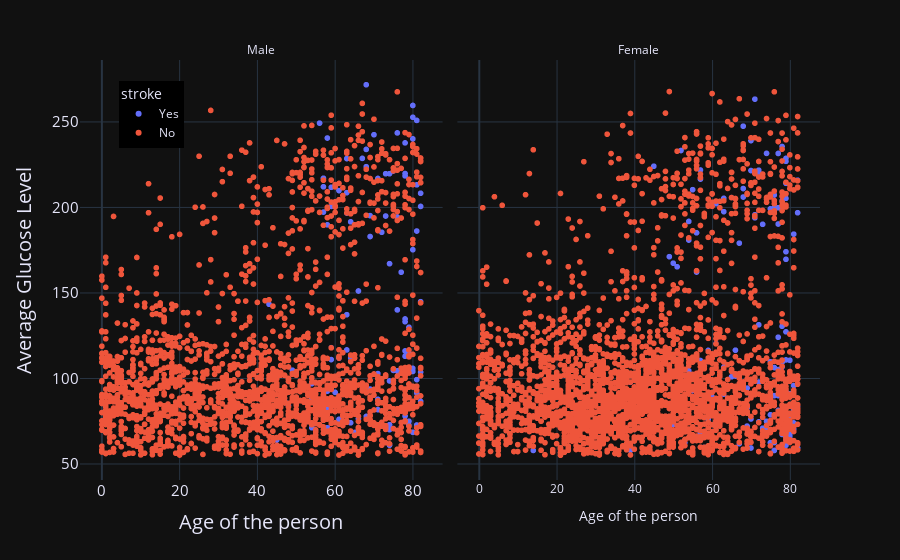

Notebook code for this chart:
### Code cell
stroke['stroke'] = stroke['stroke'].astype('category')
fig = px.scatter(stroke,
                 x='age',
                 y='avg_glucose_level',
                 color='stroke',
                 text='age',
                 labels={
                     'age': 'Age of the person',
                     'avg_glucose_level': 'Average Glucose Level',
                     'gender=0': 'Male',
                     'gender=1': 'Female'
                 },
                 template='plotly_dark',
                 facet_col='gender')

fig.update_layout(
    font_color='lavender',
    yaxis=dict(tickfont=dict(size=15), titlefont=dict(size=20)),
    xaxis=dict(tickfont=dict(size=15), titlefont=dict(size=20)),
)

newnames = {'0': 'No', '1': 'Yes'}
fig.for_each_trace(lambda t: t.update(name=newnames[t.name],
                                      legendgroup=newnames[t.name],
                                      hovertemplate=t.hovertemplate.replace(
                                          t.name, newnames[t.name])))

fig.update_layout(legend=dict(font=dict(size=12),
                              orientation="v",
                              yanchor="top",
                              y=0.95,
                              xanchor='right',
                              x=0.14,
                              bgcolor='black'))

fig.for_each_annotation(lambda a: a.update(text=a.text.split('=')[-1]))
fig.for_each_annotation(lambda a: a.update(text=a.text.replace('0', 'Male')))
fig.for_each_annotation(lambda a: a.update(text=a.text.replace('1', 'Female')))
# fig.update_layout(xaxis=dict(showgrid=False),
#               yaxis=dict(showgrid=False))

fig.show()

### Figure 1 — Plotly figure (JSON) as saved in the notebook; plotly's stock layout.template omitted (floating-point values rounded to 4 significant figures; data arrays with more than 128 entries replaced by an {"elided": "..."} marker saying what was removed)
{"data": [{"hovertemplate": "stroke=Yes<br>gender=0<br>Age of the person=%{text}<br>Average Glucose Level=%{y}<extra></extra>", "legendgroup": "Yes", "marker": {"color": "#636efa", "symbol": "circle"}, "mode": "markers+text", "name": "Yes", "showlegend": true, "text": [67, 80, 81, 74, 78, 64, 75, 57, 82, 71, 80, 58, 69, 59, 57, 42, 80, 48, 74, 58, 78, 54, 82, 60, 76, 81, 78, 63, 78, 73, 75, 78, 76, 59, 63, 80, 43, 59, 58, 54, 61, 47, 74, 81, 45, 58, 57, 64, 58, 79, 80, 71, 61, 74, 80, 56, 78, 82, 69, 76, 76, 82, 66, 65, 68, 68, 71, 78, 79, 81, 64, 72, 78, 81, 59, 61, 63, 63, 82, 61, 51, 59, 68, 59, 70, 69, 79, 74, 80, 54, 78, 78, 63, 78, 73, 81, 79, 49, 74, 78, 57, 77, 60, 66, 57, 68, 57, 71], "type": "scattergl", "x": [67, 80, 81, 74, 78, 64, 75, 57, 82, 71, 80, 58, 69, 59, 57, 42, 80, 48, 74, 58, 78, 54, 82, 60, 76, 81, 78, 63, 78, 73, 75, 78, 76, 59, 63, 80, 43, 59, 58, 54, 61, 47, 74, 81, 45, 58, 57, 64, 58, 79, 80, 71, 61, 74, 80, 56, 78, 82, 69, 76, 76, 82, 66, 65, 68, 68, 71, 78, 79, 81, 64, 72, 78, 81, 59, 61, 63, 63, 82, 61, 51, 59, 68, 59, 70, 69, 79, 74, 80, 54, 78, 78, 63, 78, 73, 81, 79, 49, 74, 78, 57, 77, 60, 66, 57, 68, 57, 71], "xaxis": "x", "y": [228.7, 105.9, 186.2, 70.09, 219.8, 191.6, 221.3, 217.1, 208.3, 102.9, 104.1, 189.8, 195.2, 211.8, 212.1, 83.41, 252.7, 84.2, 219.7, 92.62, 78.03, 71.22, 144.9, 213.0, 243.6, 99.33, 75.32, 196.7, 237.8, 195.0, 104.7, 113.0, 104.5, 86.23, 228.6, 240.1, 143.4, 96.16, 71.2, 96.97, 111.8, 86.94, 98.55, 72.81, 64.14, 240.6, 78.92, 74.1, 82.3, 130.0, 68.53, 216.9, 76.11, 72.96, 259.6, 249.3, 93.13, 200.6, 183.0, 140.1, 194.4, 103.7, 151.2, 68.43, 223.8, 77.82, 81.76, 133.2, 75.02, 91.54, 112.0, 185.5, 56.11, 213.2, 111.0, 112.2, 137.3, 116.7, 86.62, 209.9, 112.2, 118.0, 271.7, 200.6, 242.5, 93.81, 114.8, 167.1, 175.3, 87.85, 90.19, 134.8, 208.7, 116.1, 219.7, 250.9, 72.73, 104.9, 60.98, 218.5, 86.3, 162.1, 91.92, 76.46, 197.3, 233.9, 84.96, 87.8], "yaxis": "y"}, {"hovertemplate": "stroke=Yes<br>gender=Yes<br>Age of the person=%{text}<br>Average Glucose Level=%{y}<extra></extra>", "legendgroup": "Yes", "marker": {"color": "#636efa", "symbol": "circle"}, "mode": "markers+text", "name": "Yes", "showlegend": false, "text": {"elided": "141 int values"}, "type": "scattergl", "x": {"elided": "141 int values"}, "xaxis": "x2", "y": {"elided": "141 float values"}, "yaxis": "y2"}, {"hovertemplate": "stroke=No<br>gender=No<br>Age of the person=%{text}<br>Average Glucose Level=%{y}<extra></extra>", "legendgroup": "No", "marker": {"color": "#EF553B", "symbol": "circle"}, "mode": "markers+text", "name": "No", "showlegend": true, "text": {"elided": "2007 int values"}, "type": "scattergl", "x": {"elided": "2007 int values"}, "xaxis": "x", "y": {"elided": "2007 float values"}, "yaxis": "y"}, {"hovertemplate": "stroke=No<br>gender=1<br>Age of the person=%{text}<br>Average Glucose Level=%{y}<extra></extra>", "legendgroup": "No", "marker": {"color": "#EF553B", "symbol": "circle"}, "mode": "markers+text", "name": "No", "showlegend": false, "text": {"elided": "2853 int values"}, "type": "scattergl", "x": {"elided": "2853 int values"}, "xaxis": "x2", "y": {"elided": "2853 float values"}, "yaxis": "y2"}], "layout": {"annotations": [{"font": {}, "showarrow": false, "text": "Male", "x": 0.245, "xanchor": "center", "xref": "paper", "y": 1, "yanchor": "bottom", "yref": "paper"}, {"font": {}, "showarrow": false, "text": "Female", "x": 0.755, "xanchor": "center", "xref": "paper", "y": 1, "yanchor": "bottom", "yref": "paper"}], "font": {"color": "lavender"}, "legend": {"bgcolor": "black", "font": {"size": 12}, "orientation": "v", "title": {"text": "stroke"}, "tracegroupgap": 0, "x": 0.14, "xanchor": "right", "y": 0.95, "yanchor": "top"}, "margin": {"t": 60}, "xaxis": {"anchor": "y", "domain": [0, 0.49], "tickfont": {"size": 15}, "title": {"font": {"size": 20}, "text": "Age of the person"}}, "xaxis2": {"anchor": "y2", "domain": [0.51, 1], "matches": "x", "title": {"text": "Age of the person"}}, "yaxis": {"anchor": "x", "domain": [0, 1], "tickfont": {"size": 15}, "title": {"font": {"size": 20}, "text": "Average Glucose Level"}}, "yaxis2": {"anchor": "x2", "domain": [0, 1], "matches": "y", "showticklabels": false}}}
